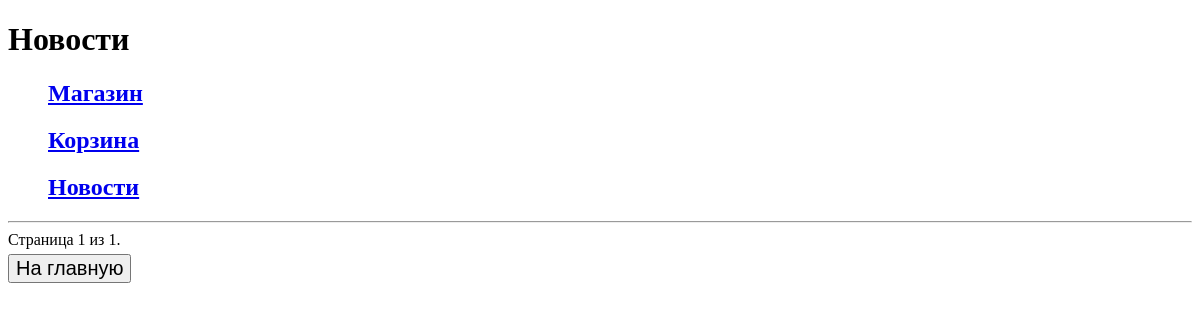
Before: /platform/news/ with the older database file.
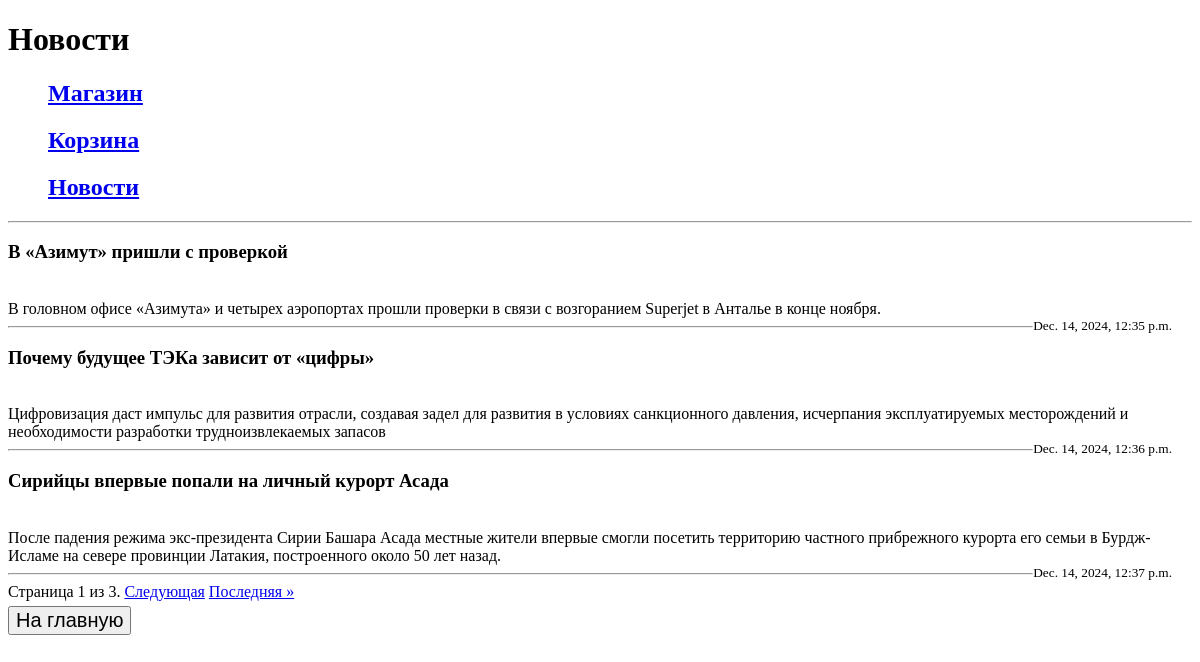
After: the same page with the newer database file.
### task1/models.py (models this page shows)
class News(models.Model):
    title = models.CharField(max_length=50)
    content = models.TextField(default='default content')
    date = models.DateTimeField(auto_now=True)
    objects = models.Manager()

### task1/views.py (the view)
# urls.py: path('platform/news/', news),
def news(request):
    news = News.objects.all()
    paginator = Paginator(news, 3)
    page_number = request.GET.get('page')
    page_obj = paginator.get_page(page_number)
    return render(request, 'one_task/news.html', {'page_obj': page_obj})

### templates/one_task/news.html (shortened to what this page needs)
{% extends 'one_task/menu.html' %}
{% block pagename %}<h1>Новости</h1>{% endblock %}
{% block menu %}{{ block.super }}{% endblock %}
{% block content %}
    <hr>
    {% for new in page_obj %}
        <h3>{{ new.title }}</h3>
        <br>
        {{ new.content }}
        <br>
        <small style="float: right; margin-right: 20px;">{{ new.date }}</small>
        <hr>
    {% endfor %}
    <div class="pagination">
        <span class="step-links">
            <span class="current">
                Страница {{ page_obj.number }} из {{ page_obj.paginator.num_pages }}.
            </span>
            {% if page_obj.has_next %}
                <a href="?page={{ page_obj.next_page_number }}">Следующая</a>
                <a href="?page={{ page_obj.paginator.num_pages }}">Последняя &raquo;</a>
            {% endif %}
        </span>
    </div>
    <form action="/haupt/">
    <button style="font-size:20px;margin-top:5px">На главную</button>
    </form>
{% endblock %}

### templates/one_task/menu.html (shortened to what this page needs)
<!DOCTYPE html>
<html lang="en">
<head>
</head>
<body>
    <pagename>
        {% block pagename %}{% endblock %}
    </pagename>
    <menu>
        {% block menu %}
            <a href="/haupt/kesseln/"><h2>Магазин</h2></a>
            <a href="/haupt/korb/"><h2>Корзина</h2></a>
            <a href="/platform/news/"><h2>Новости</h2></a>
        {% endblock %}
    </menu>
    <content>
        {% block content %}{% endblock %}
    </content>
</body>
</html>

Changed rows visible on the page:
added News: title "В «Азимут» пришли с проверкой", content "В головном офисе «Азимута» и четырех аэропортах прошли проверки в связи с возгоранием Superjet в Анталье в конце ноября.", date "Dec. 14, 2024, 12:35 p.m."
added News: title "Почему будущее ТЭКа зависит от «цифры»", content "Цифровизация даст импульс для развития отрасли, создавая задел для развития в условиях санкционного давления, исчерпания эксплуатируемых месторождений и необходимости разработки трудноизвлекаемых запасов", date "Dec. 14, 2024, 12:36 p.m."
added News: title "Сирийцы впервые попали на личный курорт Асада", content "После падения режима экс-президента Сирии Башара Асада местные жители впервые смогли посетить территорию частного прибрежного курорта его семьи в Бурдж-Исламе на севере провинции Латакия, построенного около 50 лет назад.", date "Dec. 14, 2024, 12:37 p.m."
Other visible differences:
{{ page_obj.paginator.num_pages }}: "1" → "3"
text now shown: "Следующая Последняя »"
